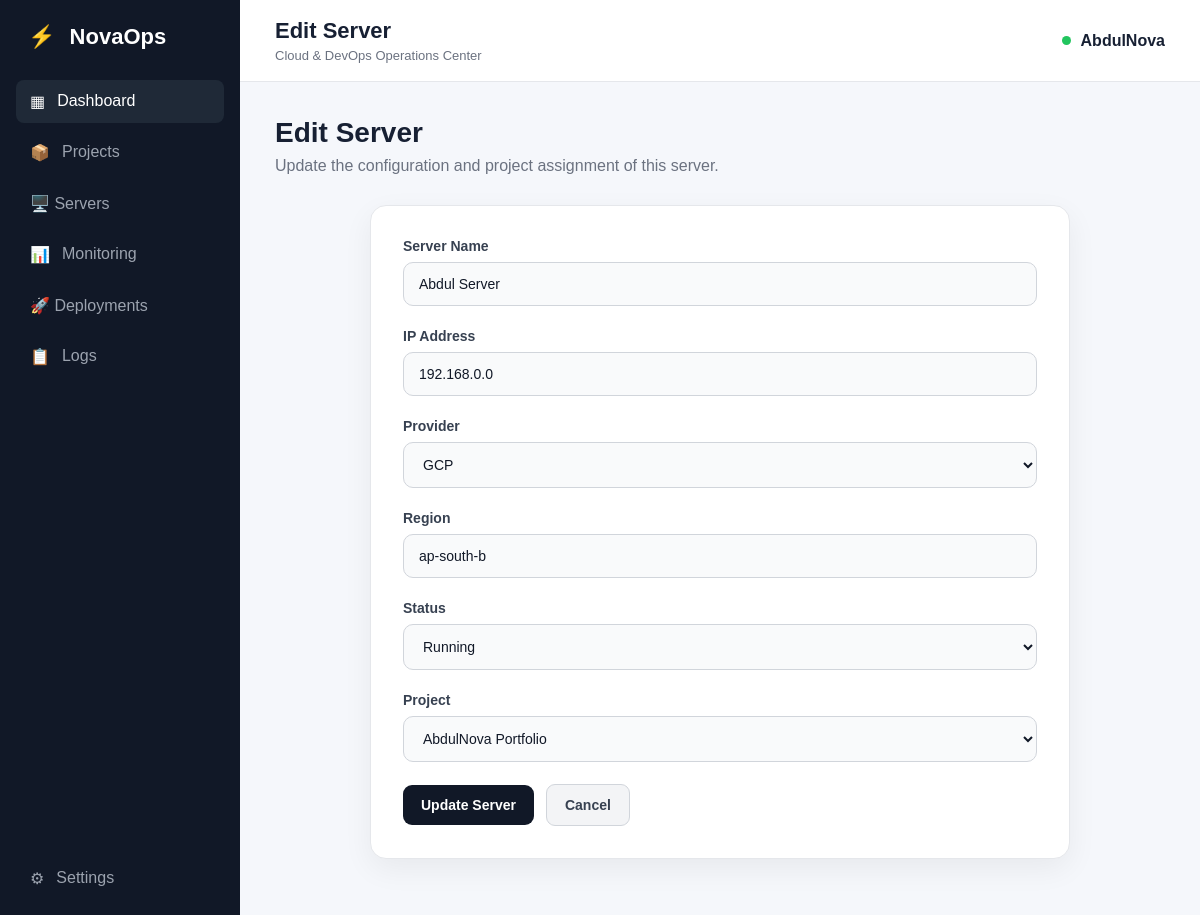
The page /servers/edit/4 on the database its author committed.
### app.py (models this page shows)
class Server(db.Model):
    id = db.Column(
        db.Integer,
        primary_key=True
    )
    name = db.Column(
        db.String(100),
        nullable=False
    )
    ip_address = db.Column(
        db.String(50),
        nullable=False
    )
    provider = db.Column(
        db.String(50),
        nullable=False
    )
    region = db.Column(
        db.String(50),
        nullable=False
    )
    status = db.Column(
        db.String(50),
        nullable=False
    )
    project_id = db.Column(
        db.Integer,
        db.ForeignKey("project.id"),
        nullable=True
    )

class Project(db.Model):
    id = db.Column(
        db.Integer,
        primary_key=True
    )
    name = db.Column(
        db.String(100),
        nullable=False
    )
    description = db.Column(
        db.Text,
        nullable=False
    )
    status = db.Column(
        db.String(50),
        nullable=False
    )
    servers = db.relationship(
        "Server",
        backref="project",
        lazy=True
    )

### app.py (the view, shortened to what this page needs)
@app.route("/servers/edit/<int:server_id>", methods=["GET", "POST"])
def edit_server(server_id):
    server = Server.query.get_or_404(
        server_id
    )
    projects = Project.query.order_by(
        Project.name.asc()
    ).all()
    return render_template(
        "edit_server.html",
        server=server,
        projects=projects
    )

### templates/edit_server.html (shortened to what this page needs)
{% extends "base.html" %}
{% block page_title %}
Edit Server
{% endblock %}
{% block content %}
<div class="welcome">
    <div>
        <h1>Edit Server</h1>
        <p>Update the configuration and project assignment of this server.</p>
    </div>
</div>
<div class="form-card">
    <form method="POST">
        <div class="form-group">
            <label for="name">
                Server Name
            </label>
            <input type="text" id="name" name="name" value="{{ server.name }}" placeholder="e.g. Production Server"
                required>
        </div>
        <div class="form-group">
            <label for="ip_address">
                IP Address
            </label>
            <input type="text" id="ip_address" name="ip_address" value="{{ server.ip_address }}"
                placeholder="e.g. 192.168.1.10" required>
        </div>
        <div class="form-group">
            <label for="provider">
                Provider
            </label>
            <select id="provider" name="provider" required>
                <option value="GCP" {% if server.provider=="GCP" %}selected{% endif %}>
                    GCP
                </option>
            </select>
        </div>
        <div class="form-group">
            <label for="region">
                Region
            </label>
            <input type="text" id="region" name="region" value="{{ server.region }}" placeholder="e.g. ap-south-1"
                required>
        </div>
        <div class="form-group">
            <label for="status">
                Status
            </label>
            <select id="status" name="status" required>
                <option value="Running" {% if server.status=="Running" %}selected{% endif %}>
                    Running
                </option>
            </select>
        </div>
        <div class="form-group">
            <label for="project_id">
                Project
            </label>
            <select id="project_id" name="project_id">
                {% for project in projects %}
                <option value="{{ project.id }}" {% if server.project_id==project.id %}selected{% endif %}>
                    {{ project.name }}
                </option>
                {% endfor %}
            </select>
        </div>
        <div class="form-actions">
            <button type="submit" class="primary-btn">
                Update Server
            </button>
            <a href="{{ url_for('servers') }}" class="secondary-btn">
                Cancel
            </a>
        </div>
    </form>
</div>
{% endblock %}

### static/css/style.css (style rules this page uses)
* { margin: 0; padding: 0; box-sizing: border-box; }
body { font-family: Arial, sans-serif; background: #f5f7fb; color: #172033; }
.welcome { display: flex; justify-content: space-between; align-items: center; margin-bottom: 30px; }
.welcome h1 { font-size: 28px; margin-bottom: 8px; }
.welcome p { color: #6b7280; }
.primary-btn { display: inline-flex; align-items: center; justify-content: center; border: none; background: #111827; color: white; padding: 12px 18px; border-radius: 8px; cursor: pointer; font-weight: 600; text-decoration: none; transition: 0.2s; }
.secondary-btn { background: #f3f4f6; color: #374151; border: 1px solid #d1d5db; }
.form-card { max-width: 700px; margin: 30px auto; padding: 32px; background: #ffffff; border: 1px solid #e5e7eb; border-radius: 16px; box-shadow: 0 10px 30px rgba(0, 0, 0, 0.06); }
.form-group { margin-bottom: 22px; }
.form-group label { display: block; margin-bottom: 8px; font-size: 14px; font-weight: 600; color: #374151; }
.form-group input, .form-group textarea, .form-group select { width: 100%; padding: 13px 15px; border: 1px solid #d1d5db; border-radius: 10px; background: #f9fafb; color: #111827; font-size: 14px; font-family: inherit; outline: none; transition: 0.2s; }
.form-group select { cursor: pointer; }
.form-card .primary-btn { border: none; cursor: pointer; padding: 13px 22px; border-radius: 10px; font-weight: 600; font-size: 14px; }
.form-actions { display: flex; align-items: center; gap: 12px; margin-top: 10px; }
.form-actions .primary-btn, .form-actions .secondary-btn { padding: 12px 18px; border-radius: 9px; font-size: 14px; font-weight: 600; text-decoration: none; }
.form-actions .secondary-btn { display: inline-flex; align-items: center; justify-content: center; }

### rows shown on the page
Server: name "Abdul Server", ip_address "192.168.0.0", provider "GCP", region "ap-south-b", status "Running", project_id "AbdulNova Portfolio"
